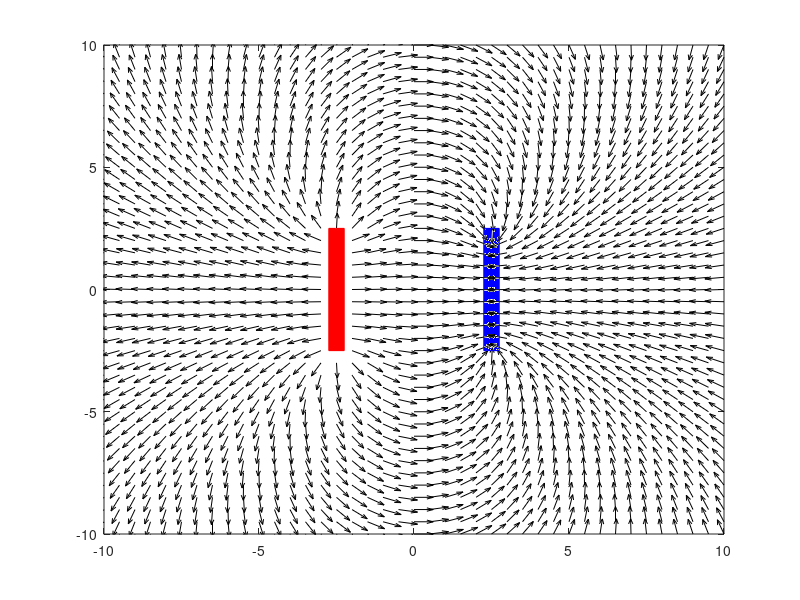

Write MATLAB code to recreate this figure.
clc, clear all;

%Constants
k = 9*10e9;

%User inputs
n_1 = input("Plate A length: ");
n_2 = input("Plate B length: ");
d = input("Distance Between Plates: ");

%Creating field
x = -10:0.5:10;
y = -10:0.5:10;

[X, Y] = meshgrid(x, y);

E_X = zeros([41, 41]);  
E_Y = zeros([41, 41]);

counter_P1 = -n_1/2;
while counter_P1 < n_1/2
    Q_1p = [-d/2, counter_P1]; 
    Q_1c = 0.3*10^(-6); 
    
    %VECTOR R for charge 1
    R1_x = X - Q_1p(1);
    R1_y = Y - Q_1p(2);
    R1= sqrt((R1_x).^2 + (R1_y).^2);

    %Electric field for both components in x, y [i, j]
    E1_x = ((k * Q_1c)./(R1.^3)) .* R1_x;
    E1_y = ((k * Q_1c)./(R1.^3)) .* R1_y;
    
    E_X = E_X + E1_x;
    E_Y = E_Y + E1_y;
    
    counter_P1 = counter_P1 + 0.5;
end 


counter_P2 = -n_2/2;
while counter_P2 < n_2/2
    Q_2p = [d/2, counter_P2]; 
    Q_2c = -0.3*10^(-6); 
    
    %VECTOR R for charge 2
    R2_x = X - Q_2p(1);
    R2_y = Y - Q_2p(2);
    R2 = sqrt((R2_x).^2 + (R2_y).^2);

    %Electric field for both components in x, y [i, j]
    E2_x = ((k * Q_2c)./(R2.^3)) .* R2_x;
    E2_y = ((k * Q_2c)./(R2.^3)) .* R2_y;

    
    E_X = E_X + E2_x;
    E_Y = E_Y + E2_y;
    
    counter_P2 = counter_P2 + 0.5;
end 

U = E_X./sqrt(E_X.^2+E_Y.^2);
V = E_Y./sqrt(E_X.^2+E_Y.^2);

%Graph Field
quiver(X, Y, U, V, 'k');
axis([-10 10 -10 10])

%Graph Rectangles
h=rectangle('Position',[-(d/2)-.25,-n_1/2,.5,n_1]);
set(h,'Facecolor','r','Edgecolor','r');

h=rectangle('Position',[(d/2)-.25,-n_2/2,.5,n_2]);
set(h,'Facecolor','b','Edgecolor','b');